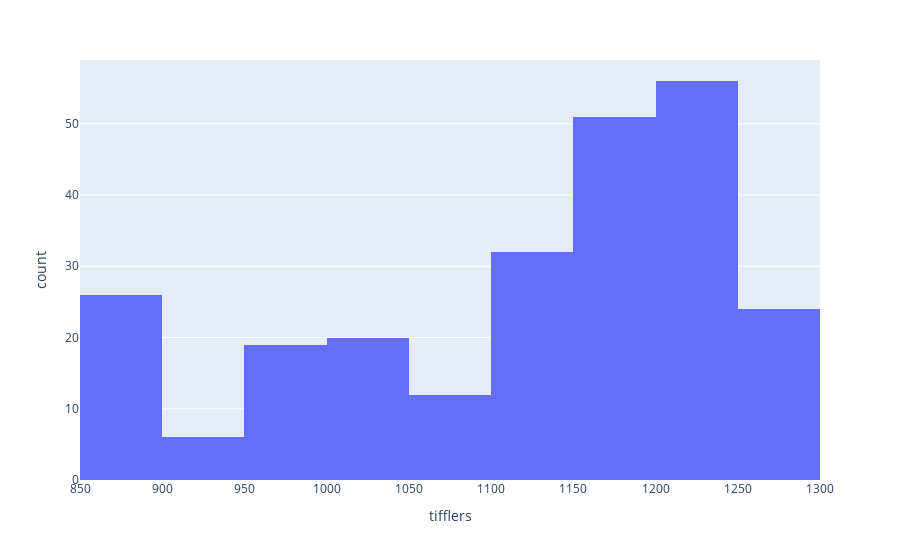

The code cell stored with this chart in its notebook:
### Code cell
fig = px.histogram(df, x="tifflers")
fig.show()

### Figure 1 — Plotly figure (JSON) as saved in the notebook; plotly's stock layout.template omitted (floating-point values rounded to 4 significant figures; data arrays with more than 128 entries replaced by an {"elided": "..."} marker saying what was removed)
{"data": [{"alignmentgroup": "True", "bingroup": "x", "hovertemplate": "tifflers=%{x}<br>count=%{y}<extra></extra>", "legendgroup": "", "marker": {"color": "#636efa", "pattern": {"shape": ""}}, "name": "", "offsetgroup": "", "orientation": "v", "showlegend": false, "type": "histogram", "x": {"elided": "246 float values"}, "xaxis": "x", "yaxis": "y"}], "layout": {"barmode": "relative", "legend": {"tracegroupgap": 0}, "margin": {"t": 60}, "xaxis": {"anchor": "y", "domain": [0, 1], "title": {"text": "tifflers"}}, "yaxis": {"anchor": "x", "domain": [0, 1], "title": {"text": "count"}}}}
